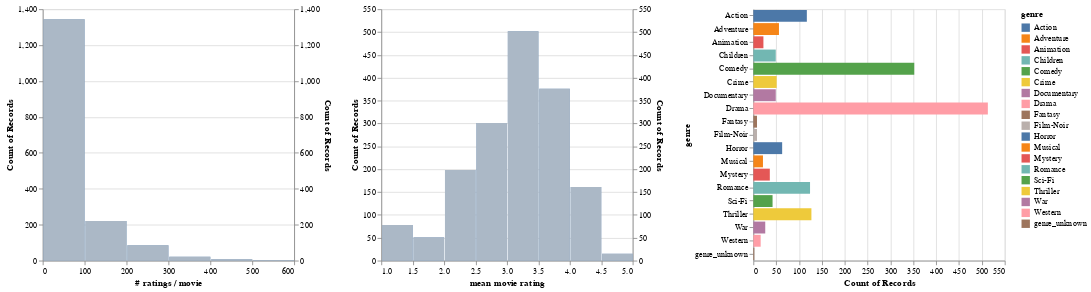

Source (notebook cell):
### Code cell
movies_ratings = movies.merge(
    ratings
    .groupby('movie_id', as_index=False)
    .agg({'rating': ['count', 'mean']})
    .flatten_cols(),
    on='movie_id')
genre_filter = alt.selection_multi(fields=['genre'])
genre_chart = alt.Chart().mark_bar().encode(
    x="count()",
    y=alt.Y('genre'),
    color=alt.condition(
        genre_filter,
        alt.Color("genre:N"),
        alt.value('lightgray'))
).properties(height=300).add_selection(genre_filter) # add selection here
# Display the number of ratings and average rating per movie.
alt.hconcat(
    filtered_hist('rating count', '# ratings / movie', genre_filter),
    filtered_hist('rating mean', 'mean movie rating', genre_filter),
    genre_chart,
    data=movies_ratings)

### Figure 1 — Vega-Lite specification as saved in the notebook (floating-point values rounded to 4 significant figures; data arrays with more than 128 entries replaced by an {"elided": "..."} marker saying what was removed)
{"config": {"view": {"continuousWidth": 300, "continuousHeight": 300}}, "hconcat": [{"layer": [{"mark": {"type": "bar"}, "encoding": {"x": {"bin": {"maxbins": 10}, "field": "rating count", "title": "# ratings / movie", "type": "quantitative"}, "y": {"aggregate": "count", "type": "quantitative"}}, "transform": [{"filter": {"param": "param_4"}}]}, {"mark": {"type": "bar"}, "encoding": {"color": {"value": "lightgray"}, "opacity": {"value": 0.7}, "x": {"bin": {"maxbins": 10}, "field": "rating count", "title": "# ratings / movie", "type": "quantitative"}, "y": {"aggregate": "count", "type": "quantitative"}}}], "resolve": {"scale": {"y": "independent"}}, "width": 300}, {"layer": [{"mark": {"type": "bar"}, "encoding": {"x": {"bin": {"maxbins": 10}, "field": "rating mean", "title": "mean movie rating", "type": "quantitative"}, "y": {"aggregate": "count", "type": "quantitative"}}, "transform": [{"filter": {"param": "param_4"}}]}, {"mark": {"type": "bar"}, "encoding": {"color": {"value": "lightgray"}, "opacity": {"value": 0.7}, "x": {"bin": {"maxbins": 10}, "field": "rating mean", "title": "mean movie rating", "type": "quantitative"}, "y": {"aggregate": "count", "type": "quantitative"}}}], "resolve": {"scale": {"y": "independent"}}, "width": 300}, {"mark": {"type": "bar"}, "encoding": {"color": {"condition": {"param": "param_4", "field": "genre", "type": "nominal"}, "value": "lightgray"}, "x": {"aggregate": "count", "type": "quantitative"}, "y": {"field": "genre", "type": "nominal"}}, "height": 300, "name": "view_1"}], "data": {"name": "data-1fa73ca1afc955edb9b5c32645309432"}, "params": [{"name": "param_4", "select": {"type": "point", "fields": ["genre"]}, "views": ["view_1"]}], "$schema": "https://vega.github.io/schema/vega-lite/v5.20.1.json", "datasets": {"data-1fa73ca1afc955edb9b5c32645309432": {"elided": "1682 records"}}}
